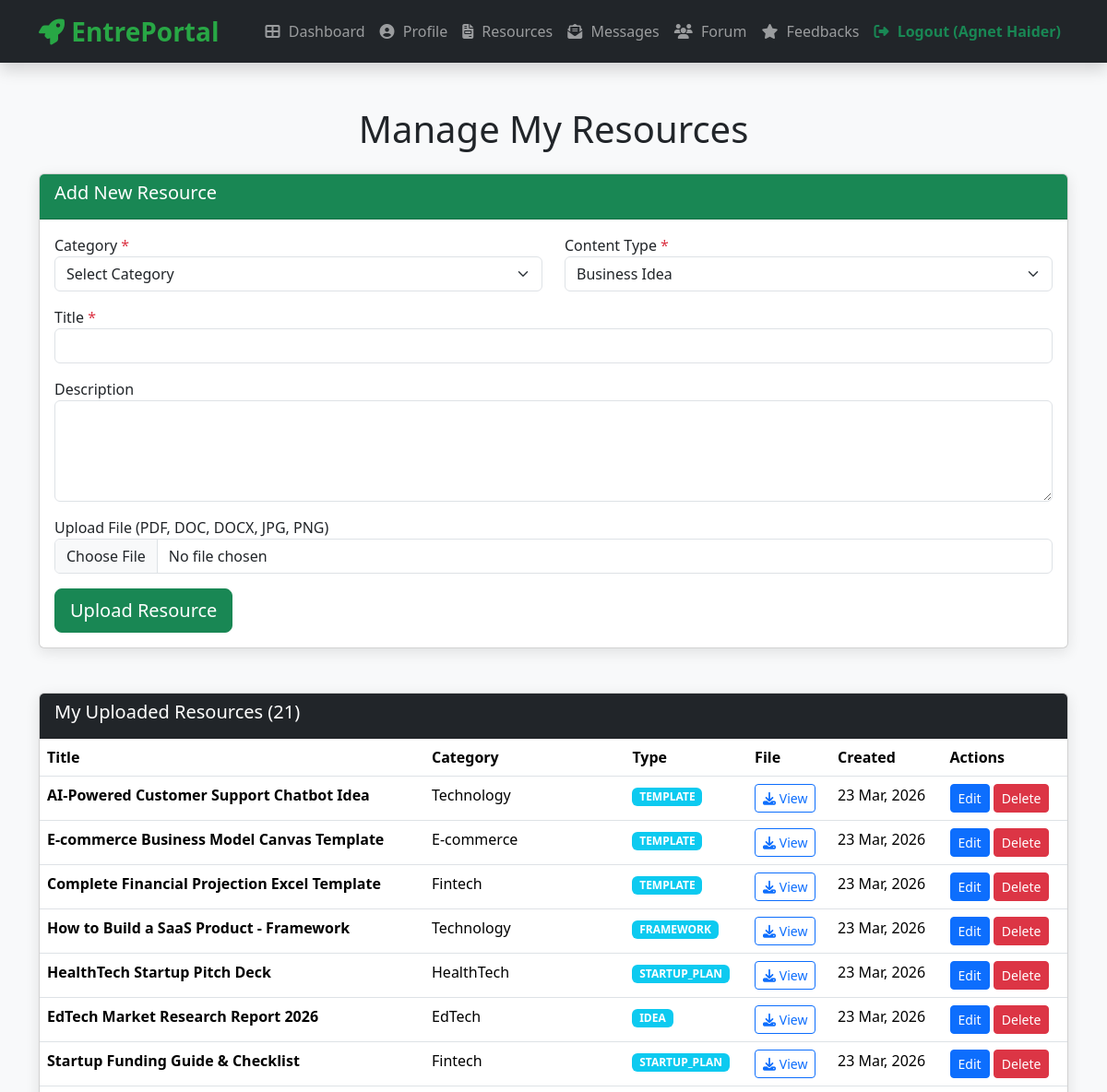
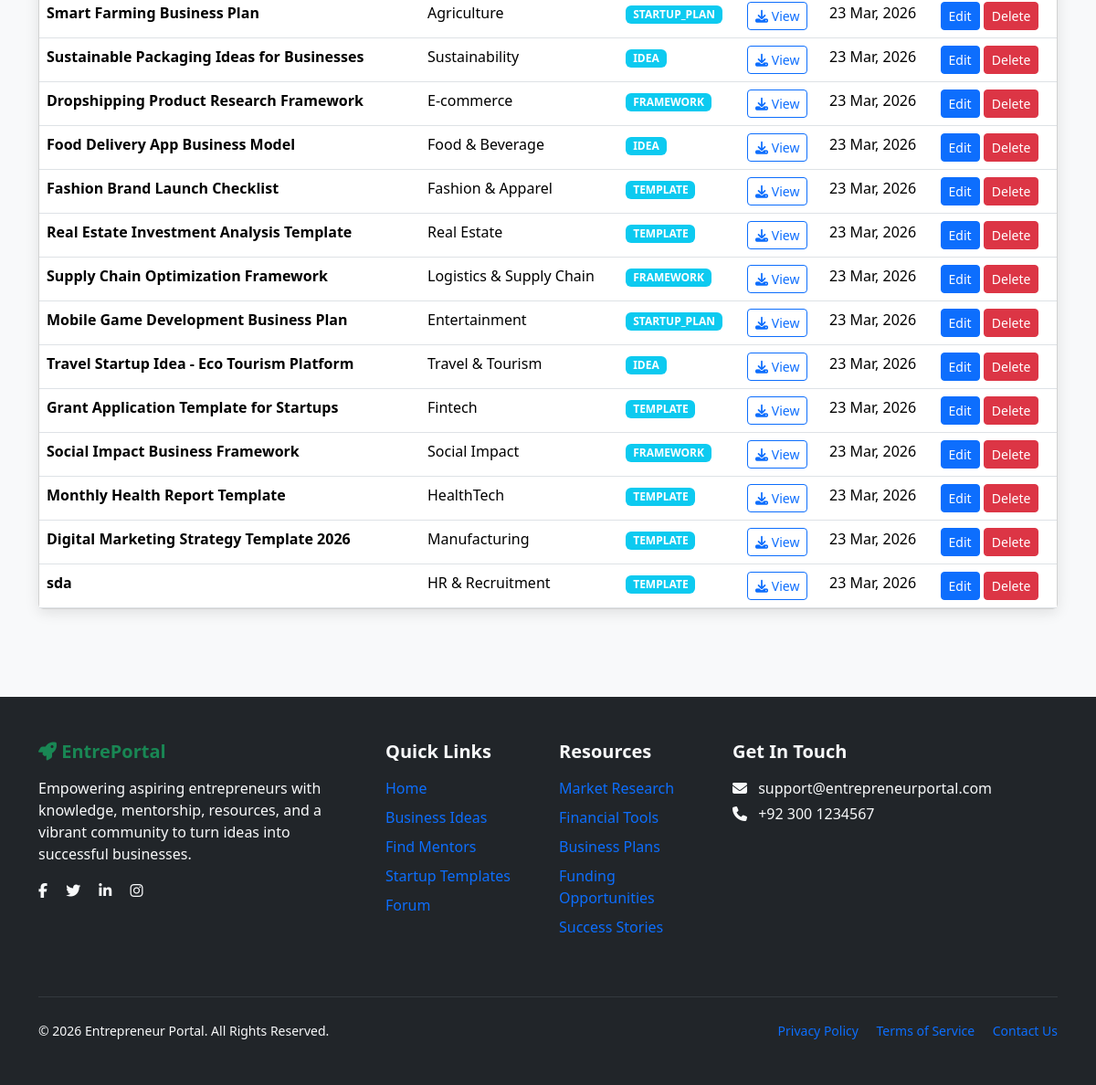
The page /agent/manage-resources.php (signed in) on the database its author committed (2 pictures, top to bottom).
### tables this page shows
CREATE TABLE `resources` (
  `id` int(11) NOT NULL,
  `agent_id` int(11) NOT NULL,
  `category_id` int(11) DEFAULT NULL,
  `title` varchar(255) NOT NULL,
  `content_type` enum('idea','framework','template','startup_plan','financial_support') NOT NULL,
  `description` text DEFAULT NULL,
  `file_path` varchar(255) DEFAULT NULL,
  `created_at` timestamp NOT NULL DEFAULT current_timestamp(),
  `updated_at` timestamp NOT NULL DEFAULT current_timestamp() ON UPDATE current_timestamp()
);

CREATE TABLE `categories` (
  `id` int(11) NOT NULL,
  `category_name` varchar(100) NOT NULL,
  `description` text DEFAULT NULL,
  `created_at` timestamp NOT NULL DEFAULT current_timestamp()
);

### agent/manage-resources.php (the view, shortened to what this page needs)
<?php
include 'config.php';
$agent_id = $_SESSION['user_id'];
$resources = mysqli_query($conn, "SELECT r.*, c.category_name
                                  FROM resources r
                                  LEFT JOIN categories c ON r.category_id = c.id
                                  WHERE r.agent_id = $agent_id
                                  ORDER BY r.created_at DESC");
$edit = null;
?>
<!DOCTYPE html>
<html lang="en">
<head>
    <link href="https://cdn.jsdelivr.net/npm/bootstrap@5.3.3/dist/css/bootstrap.min.css" rel="stylesheet">
    <link href="https://cdnjs.cloudflare.com/ajax/libs/font-awesome/6.5.1/css/all.min.css" rel="stylesheet">
</head>
<body>
<?php include 'navbar.php'; ?>
<div class="container py-5">
    <h1 class="text-center mb-4">Manage My Resources</h1>
    <div class="card mb-5">
        <div class="card-header bg-success text-white">
            <h5><?= $edit ? 'Edit Resource' : 'Add New Resource' ?></h5>
        </div>
        <div class="card-body">
            <form method="POST" enctype="multipart/form-data">
                <div class="row">
                    <div class="col-md-6 mb-3">
                        <label>Category <span class="text-danger">*</span></label>
                        <select name="category_id" class="form-select" required>
                            <option value="">Select Category</option>
                        </select>
                    </div>
                    <div class="col-md-6 mb-3">
                        <label>Content Type <span class="text-danger">*</span></label>
                        <select name="content_type" class="form-select" required>
                            <option value="idea" <?= ($edit['content_type'] ?? '') == 'idea' ? 'selected' : '' ?>>Business Idea</option>
                        </select>
                    </div>
                </div>
                <div class="mb-3">
                    <label>Title <span class="text-danger">*</span></label>
                    <input type="text" name="title" class="form-control" value="<?= htmlspecialchars($edit['title'] ?? '') ?>" required>
                </div>
                <div class="mb-3">
                    <label>Description</label>
                    <textarea name="description" class="form-control" rows="4"><?= htmlspecialchars($edit['description'] ?? '') ?></textarea>
                </div>
                <div class="mb-3">
                    <label>Upload File (PDF, DOC, DOCX, JPG, PNG)</label>
                    <input type="file" name="resource_file" class="form-control">
                </div>
                <button type="submit" class="btn btn-success btn-lg">
                    <?= $edit ? 'Update Resource' : 'Upload Resource' ?>
                </button>
            </form>
        </div>
    </div>
    <div class="card">
        <div class="card-header bg-dark text-white">
            <h5>My Uploaded Resources (<?= mysqli_num_rows($resources) ?>)</h5>
        </div>
        <div class="card-body p-0">
            <?php if (mysqli_num_rows($resources) > 0): ?>
                <table class="table table-hover mb-0">
                    <thead>
                        <tr>
                            <th>Title</th>
                            <th>Category</th>
                            <th>Type</th>
                            <th>File</th>
                            <th>Created</th>
                            <th>Actions</th>
                        </tr>
                    </thead>
                    <tbody>
                        <?php while($row = mysqli_fetch_assoc($resources)): ?>
                        <tr>
                            <td><strong><?= htmlspecialchars($row['title']) ?></strong></td>
                            <td><?= htmlspecialchars($row['category_name'] ?? 'Uncategorized') ?></td>
                            <td><span class="badge bg-info"><?= strtoupper($row['content_type']) ?></span></td>
                            <td>
                                <?php if(!empty($row['file_path'])): ?>
                                    <a href="<?= $row['file_path'] ?>" target="_blank" class="btn btn-sm btn-outline-primary">
                                        <i class="fas fa-download"></i> View
                                    </a>
                                <?php else: ?>
                                    <span class="text-muted">No file</span>
                                <?php endif; ?>
                            </td>
                            <td><?= date('d M, Y', strtotime($row['created_at'])) ?></td>
                            <td>
                                <a href="manage-resources.php?edit=<?= $row['id'] ?>" class="btn btn-primary btn-sm">Edit</a>
                                <a href="manage-resources.php?delete=<?= $row['id'] ?>"
                                   class="btn btn-danger btn-sm"
                                   onclick="return confirm('Are you sure you want to delete this resource?')">Delete</a>
                            </td>
                        </tr>
                        <?php endwhile; ?>
                    </tbody>
                </table>
            <?php endif; ?>
        </div>
    </div>
</div>
<?php include 'footer.php'; ?>
</body>
</html>

### agent/manage-resources.php (style rules this page uses)
body { background: #f8f9fa; }
.card { box-shadow: 0 4px 15px rgba(0,0,0,0.1); }

### agent/navbar.php (style rules this page uses)
:root { --primary: #28a745; --dark: #212529; }

### rows shown on the page
resources: title "AI-Powered Customer Support Chatbot Idea", category.category_name "Technology", content_type "TEMPLATE", created_at "23 Mar, 2026"
resources: title "E-commerce Business Model Canvas Template", category.category_name "E-commerce", content_type "TEMPLATE", created_at "23 Mar, 2026"
resources: title "Complete Financial Projection Excel Template", category.category_name "Fintech", content_type "TEMPLATE", created_at "23 Mar, 2026"
resources: title "How to Build a SaaS Product - Framework", category.category_name "Technology", content_type "FRAMEWORK", created_at "23 Mar, 2026"
resources: title "HealthTech Startup Pitch Deck", category.category_name "HealthTech", content_type "STARTUP_PLAN", created_at "23 Mar, 2026"
resources: title "EdTech Market Research Report 2026", category.category_name "EdTech", content_type "IDEA", created_at "23 Mar, 2026"
resources: title "Startup Funding Guide & Checklist", category.category_name "Fintech", content_type "STARTUP_PLAN", created_at "23 Mar, 2026"
resources: title "Smart Farming Business Plan", category.category_name "Agriculture", content_type "STARTUP_PLAN", created_at "23 Mar, 2026"
resources: title "Sustainable Packaging Ideas for Businesses", category.category_name "Sustainability", content_type "IDEA", created_at "23 Mar, 2026"
resources: title "Dropshipping Product Research Framework", category.category_name "E-commerce", content_type "FRAMEWORK", created_at "23 Mar, 2026"
resources: title "Food Delivery App Business Model", category.category_name "Food & Beverage", content_type "IDEA", created_at "23 Mar, 2026"
resources: title "Fashion Brand Launch Checklist", category.category_name "Fashion & Apparel", content_type "TEMPLATE", created_at "23 Mar, 2026"
resources: title "Real Estate Investment Analysis Template", category.category_name "Real Estate", content_type "TEMPLATE", created_at "23 Mar, 2026"
resources: title "Supply Chain Optimization Framework", category.category_name "Logistics & Supply Chain", content_type "FRAMEWORK", created_at "23 Mar, 2026"
resources: title "Mobile Game Development Business Plan", category.category_name "Entertainment", content_type "STARTUP_PLAN", created_at "23 Mar, 2026"
resources: title "Travel Startup Idea - Eco Tourism Platform", category.category_name "Travel & Tourism", content_type "IDEA", created_at "23 Mar, 2026"
resources: title "Grant Application Template for Startups", category.category_name "Fintech", content_type "TEMPLATE", created_at "23 Mar, 2026"
resources: title "Social Impact Business Framework", category.category_name "Social Impact", content_type "FRAMEWORK", created_at "23 Mar, 2026"
resources: title "Monthly Health Report Template", category.category_name "HealthTech", content_type "TEMPLATE", created_at "23 Mar, 2026"
resources: title "Digital Marketing Strategy Template 2026", category.category_name "Manufacturing", content_type "TEMPLATE", created_at "23 Mar, 2026"
resources: title "sda", category.category_name "HR & Recruitment", content_type "TEMPLATE", created_at "23 Mar, 2026"

### other values the page prints
$_SESSION['full_name'] "Agnet Haider"
mysqli_num_rows($resources) "21"
